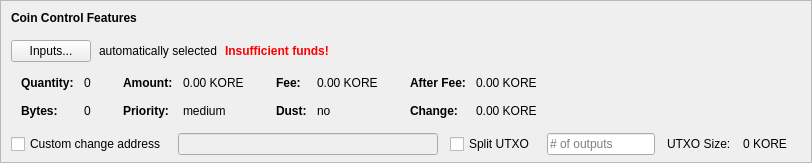
    <widget class="QFrame" name="frameCoinControl">
     <property name="sizePolicy">
      <sizepolicy hsizetype="Expanding" vsizetype="Expanding">
       <horstretch>0</horstretch>
       <verstretch>0</verstretch>
      </sizepolicy>
     </property>
     <property name="maximumSize">
      <size>
       <width>16777215</width>
       <height>16777215</height>
      </size>
     </property>
     <property name="frameShape">
      <enum>QFrame::StyledPanel</enum>
     </property>
     <property name="frameShadow">
      <enum>QFrame::Sunken</enum>
     </property>
     <layout class="QVBoxLayout" name="verticalLayoutCoinControl2">
      <property name="spacing">
       <number>0</number>
      </property>
      <property name="leftMargin">
       <number>0</number>
      </property>
      <property name="topMargin">
       <number>0</number>
      </property>
      <property name="rightMargin">
       <number>0</number>
      </property>
      <property name="bottomMargin">
       <number>6</number>
      </property>
      <item>
       <layout class="QVBoxLayout" name="verticalLayoutCoinControl" stretch="0,0,0,0,1">
        <property name="spacing">
         <number>0</number>
        </property>
        <property name="leftMargin">
         <number>10</number>
        </property>
        <property name="topMargin">
         <number>10</number>
        </property>
        <item>
         <layout class="QHBoxLayout" name="horizontalLayoutCoinControl1">
          <property name="bottomMargin">
           <number>15</number>
          </property>
          <item>
           <widget class="QLabel" name="labelCoinControlFeatures">
            <property name="sizePolicy">
             <sizepolicy hsizetype="Preferred" vsizetype="Maximum">
              <horstretch>0</horstretch>
              <verstretch>0</verstretch>
             </sizepolicy>
            </property>
            <property name="font">
             <font>
              <weight>75</weight>
              <bold>true</bold>
             </font>
            </property>
            <property name="styleSheet">
             <string notr="true">font-weight:bold;</string>
            </property>
            <property name="text">
             <string>Coin Control Features</string>
            </property>
           </widget>
          </item>
         </layout>
        </item>
        <item>
         <layout class="QHBoxLayout" name="horizontalLayoutCoinControl2" stretch="0,0,0,0">
          <property name="spacing">
           <number>8</number>
          </property>
          <property name="bottomMargin">
           <number>10</number>
          </property>
          <item>
           <widget class="QPushButton" name="pushButtonCoinControl">
            <property name="styleSheet">
             <string notr="true"/>
            </property>
            <property name="text">
             <string>Inputs...</string>
            </property>
            <property name="autoDefault">
             <bool>false</bool>
            </property>
           </widget>
          </item>
          <item>
           <widget class="QLabel" name="labelCoinControlAutomaticallySelected">
            <property name="text">
             <string>automatically selected</string>
            </property>
            <property name="margin">
             <number>5</number>
            </property>
           </widget>
          </item>
          <item>
           <widget class="QLabel" name="labelCoinControlInsuffFunds">
            <property name="font">
             <font>
              <weight>75</weight>
              <bold>true</bold>
             </font>
            </property>
            <property name="styleSheet">
             <string notr="true">color:red;font-weight:bold;</string>
            </property>
            <property name="text">
             <string>Insufficient funds!</string>
            </property>
            <property name="margin">
             <number>5</number>
            </property>
           </widget>
          </item>
          <item>
           <spacer name="horizontalSpacerCoinControl">
            <property name="orientation">
             <enum>Qt::Horizontal</enum>
            </property>
            <property name="sizeHint" stdset="0">
             <size>
              <width>40</width>
              <height>1</height>
             </size>
            </property>
           </spacer>
          </item>
         </layout>
        </item>
        <item>
         <widget class="QWidget" name="widgetCoinControl" native="true">
          <property name="sizePolicy">
           <sizepolicy hsizetype="Preferred" vsizetype="Preferred">
            <horstretch>0</horstretch>
            <verstretch>0</verstretch>
           </sizepolicy>
          </property>
          <property name="minimumSize">
           <size>
            <width>0</width>
            <height>0</height>
           </size>
          </property>
          <property name="styleSheet">
           <string notr="true"/>
          </property>
          <layout class="QHBoxLayout" name="horizontalLayoutCoinControl5">
           <property name="leftMargin">
            <number>0</number>
           </property>
           <property name="topMargin">
            <number>0</number>
           </property>
           <property name="rightMargin">
            <number>0</number>
           </property>
           <property name="bottomMargin">
            <number>0</number>
           </property>
           <item>
            <layout class="QHBoxLayout" name="horizontalLayoutCoinControl3" stretch="0,0,0,1">
             <property name="spacing">
              <number>20</number>
             </property>
             <property name="topMargin">
              <number>0</number>
             </property>
             <property name="bottomMargin">
              <number>10</number>
             </property>
             <item>
              <layout class="QFormLayout" name="formLayoutCoinControl1">
               <property name="horizontalSpacing">
                <number>10</number>
               </property>
               <property name="verticalSpacing">
                <number>14</number>
               </property>
               <property name="leftMargin">
                <number>10</number>
               </property>
               <property name="topMargin">
                <number>4</number>
               </property>
               <property name="rightMargin">
                <number>6</number>
               </property>
               <item row="0" column="0">
                <widget class="QLabel" name="labelCoinControlQuantityText">
                 <property name="font">
                  <font>
                   <weight>75</weight>
                   <bold>true</bold>
                  </font>
                 </property>
                 <property name="text">
                  <string>Quantity:</string>
                 </property>
                 <property name="margin">
                  <number>0</number>
                 </property>
                </widget>
               </item>
               <item row="0" column="1">
                <widget class="QLabel" name="labelCoinControlQuantity">
                 <property name="cursor">
                  <cursorShape>IBeamCursor</cursorShape>
                 </property>
                 <property name="contextMenuPolicy">
                  <enum>Qt::ActionsContextMenu</enum>
                 </property>
                 <property name="text">
                  <string notr="true">0</string>
                 </property>
                 <property name="margin">
                  <number>0</number>
                 </property>
                 <property name="textInteractionFlags">
                  <set>Qt::LinksAccessibleByMouse|Qt::TextSelectableByKeyboard|Qt::TextSelectableByMouse</set>
                 </property>
                </widget>
               </item>
               <item row="1" column="0">
                <widget class="QLabel" name="labelCoinControlBytesText">
                 <property name="font">
                  <font>
                   <weight>75</weight>
                   <bold>true</bold>
                  </font>
                 </property>
                 <property name="text">
                  <string>Bytes:</string>
                 </property>
                </widget>
               </item>
               <item row="1" column="1">
                <widget class="QLabel" name="labelCoinControlBytes">
                 <property name="cursor">
                  <cursorShape>IBeamCursor</cursorShape>
                 </property>
                 <property name="contextMenuPolicy">
                  <enum>Qt::ActionsContextMenu</enum>
                 </property>
                 <property name="text">
                  <string notr="true">0</string>
                 </property>
                 <property name="textInteractionFlags">
                  <set>Qt::LinksAccessibleByMouse|Qt::TextSelectableByKeyboard|Qt::TextSelectableByMouse</set>
                 </property>
                </widget>
               </item>
              </layout>
             </item>
             <item>
              <layout class="QFormLayout" name="formLayoutCoinControl2">
               <property name="horizontalSpacing">
                <number>10</number>
               </property>
               <property name="verticalSpacing">
                <number>14</number>
               </property>
               <property name="leftMargin">
                <number>6</number>
               </property>
               <property name="topMargin">
                <number>4</number>
               </property>
               <property name="rightMargin">
                <number>6</number>
               </property>
               <item row="0" column="0">
                <widget class="QLabel" name="labelCoinControlAmountText">
                 <property name="font">
                  <font>
                   <weight>75</weight>
                   <bold>true</bold>
                  </font>
                 </property>
                 <property name="text">
                  <string>Amount:</string>
                 </property>
                 <property name="margin">
                  <number>0</number>
                 </property>
                </widget>
               </item>
               <item row="0" column="1">
                <widget class="QLabel" name="labelCoinControlAmount">
                 <property name="cursor">
                  <cursorShape>IBeamCursor</cursorShape>
                 </property>
                 <property name="contextMenuPolicy">
                  <enum>Qt::ActionsContextMenu</enum>
                 </property>
                 <property name="text">
                  <string notr="true">0.00 KORE</string>
                 </property>
                 <property name="textInteractionFlags">
                  <set>Qt::LinksAccessibleByMouse|Qt::TextSelectableByKeyboard|Qt::TextSelectableByMouse</set>
                 </property>
                </widget>
               </item>
               <item row="1" column="0">
                <widget class="QLabel" name="labelCoinControlPriorityText">
                 <property name="font">
                  <font>
                   <weight>75</weight>
                   <bold>true</bold>
                  </font>
                 </property>
                 <property name="text">
                  <string>Priority:</string>
                 </property>
                </widget>
               </item>
               <item row="1" column="1">
                <widget class="QLabel" name="labelCoinControlPriority">
                 <property name="cursor">
                  <cursorShape>IBeamCursor</cursorShape>
                 </property>
                 <property name="contextMenuPolicy">
                  <enum>Qt::ActionsContextMenu</enum>
                 </property>
                 <property name="text">
                  <string>medium</string>
                 </property>
                 <property name="textInteractionFlags">
                  <set>Qt::LinksAccessibleByMouse|Qt::TextSelectableByKeyboard|Qt::TextSelectableByMouse</set>
                 </property>
                </widget>
               </item>
              </layout>
             </item>
             <item>
              <layout class="QFormLayout" name="formLayoutCoinControl3">
               <property name="horizontalSpacing">
                <number>10</number>
               </property>
               <property name="verticalSpacing">
                <number>14</number>
               </property>
               <property name="leftMargin">
                <number>6</number>
               </property>
               <property name="topMargin">
                <number>4</number>
               </property>
               <property name="rightMargin">
                <number>6</number>
               </property>
               <item row="0" column="0">
                <widget class="QLabel" name="labelCoinControlFeeText">
                 <property name="font">
                  <font>
                   <weight>75</weight>
                   <bold>true</bold>
                  </font>
                 </property>
                 <property name="text">
                  <string>Fee:</string>
                 </property>
                 <property name="margin">
                  <number>0</number>
                 </property>
                </widget>
               </item>
               <item row="0" column="1">
                <widget class="QLabel" name="labelCoinControlFee">
                 <property name="cursor">
                  <cursorShape>IBeamCursor</cursorShape>
                 </property>
                 <property name="contextMenuPolicy">
                  <enum>Qt::ActionsContextMenu</enum>
                 </property>
                 <property name="text">
                  <string notr="true">0.00 KORE</string>
                 </property>
                 <property name="textInteractionFlags">
                  <set>Qt::LinksAccessibleByMouse|Qt::TextSelectableByKeyboard|Qt::TextSelectableByMouse</set>
                 </property>
                </widget>
               </item>
               <item row="1" column="0">
                <widget class="QLabel" name="labelCoinControlLowOutputText">
                 <property name="font">
                  <font>
                   <weight>75</weight>
                   <bold>true</bold>
                  </font>
                 </property>
                 <property name="text">
                  <string>Dust:</string>
                 </property>
                </widget>
               </item>
               <item row="1" column="1">
                <widget class="QLabel" name="labelCoinControlLowOutput">
                 <property name="cursor">
                  <cursorShape>IBeamCursor</cursorShape>
                 </property>
                 <property name="contextMenuPolicy">
                  <enum>Qt::ActionsContextMenu</enum>
                 </property>
                 <property name="text">
                  <string>no</string>
                 </property>
                 <property name="textInteractionFlags">
                  <set>Qt::LinksAccessibleByMouse|Qt::TextSelectableByKeyboard|Qt::TextSelectableByMouse</set>
                 </property>
                </widget>
               </item>
              </layout>
             </item>
             <item>
              <layout class="QFormLayout" name="formLayoutCoinControl4">
               <property name="horizontalSpacing">
                <number>10</number>
               </property>
               <property name="verticalSpacing">
                <number>14</number>
               </property>
               <property name="leftMargin">
                <number>6</number>
               </property>
               <property name="topMargin">
                <number>4</number>
               </property>
               <property name="rightMargin">
                <number>6</number>
               </property>
               <item row="0" column="0">
                <widget class="QLabel" name="labelCoinControlAfterFeeText">
                 <property name="font">
                  <font>
                   <weight>75</weight>
                   <bold>true</bold>
                  </font>
                 </property>
                 <property name="text">
                  <string>After Fee:</string>
                 </property>
                 <property name="margin">
                  <number>0</number>
                 </property>
                </widget>
               </item>
               <item row="0" column="1">
                <widget class="QLabel" name="labelCoinControlAfterFee">
                 <property name="cursor">
                  <cursorShape>IBeamCursor</cursorShape>
                 </property>
                 <property name="contextMenuPolicy">
                  <enum>Qt::ActionsContextMenu</enum>
                 </property>
                 <property name="text">
                  <string notr="true">0.00 KORE</string>
                 </property>
                 <property name="textInteractionFlags">
                  <set>Qt::LinksAccessibleByMouse|Qt::TextSelectableByKeyboard|Qt::TextSelectableByMouse</set>
                 </property>
                </widget>
               </item>
               <item row="1" column="0">
                <widget class="QLabel" name="labelCoinControlChangeText">
                 <property name="font">
                  <font>
                   <weight>75</weight>
                   <bold>true</bold>
                  </font>
                 </property>
                 <property name="text">
                  <string>Change:</string>
                 </property>
                </widget>
               </item>
               <item row="1" column="1">
                <widget class="QLabel" name="labelCoinControlChange">
                 <property name="cursor">
                  <cursorShape>IBeamCursor</cursorShape>
                 </property>
                 <property name="contextMenuPolicy">
                  <enum>Qt::ActionsContextMenu</enum>
                 </property>
                 <property name="text">
                  <string notr="true">0.00 KORE</string>
                 </property>
                 <property name="textInteractionFlags">
                  <set>Qt::LinksAccessibleByMouse|Qt::TextSelectableByKeyboard|Qt::TextSelectableByMouse</set>
                 </property>
                </widget>
               </item>
              </layout>
             </item>
            </layout>
           </item>
          </layout>
         </widget>
        </item>
        <item>
         <layout class="QHBoxLayout" name="horizontalLayoutCoinControl4" stretch="0,0,0,0,0,0,0">
          <property name="spacing">
           <number>12</number>
          </property>
          <property name="sizeConstraint">
           <enum>QLayout::SetDefaultConstraint</enum>
          </property>
          <property name="topMargin">
           <number>5</number>
          </property>
          <property name="rightMargin">
           <number>5</number>
          </property>
          <item>
           <widget class="QCheckBox" name="checkBoxCoinControlChange">
            <property name="toolTip">
             <string>If this is activated, but the change address is empty or invalid, change will be sent to a newly generated address.</string>
            </property>
            <property name="text">
             <string>Custom change address</string>
            </property>
           </widget>
          </item>
          <item>
           <widget class="QValidatedLineEdit" name="lineEditCoinControlChange">
            <property name="enabled">
             <bool>false</bool>
            </property>
            <property name="sizePolicy">
             <sizepolicy hsizetype="Expanding" vsizetype="Fixed">
              <horstretch>0</horstretch>
              <verstretch>0</verstretch>
             </sizepolicy>
            </property>
           </widget>
          </item>
          <item>
           <widget class="QCheckBox" name="splitBlockCheckBox">
            <property name="text">
             <string>Split UTXO</string>
            </property>
           </widget>
          </item>
          <item>
           <widget class="QLineEdit" name="splitBlockLineEdit">
            <property name="sizePolicy">
             <sizepolicy hsizetype="Fixed" vsizetype="Fixed">
              <horstretch>50</horstretch>
              <verstretch>0</verstretch>
             </sizepolicy>
            </property>
            <property name="placeholderText">
             <string># of outputs</string>
            </property>
           </widget>
          </item>
          <item>
           <widget class="QLabel" name="labelBlockSizeText">
            <property name="text">
             <string>UTXO Size:</string>
            </property>
           </widget>
          </item>
          <item>
           <widget class="QLabel" name="labelBlockSize">
            <property name="text">
             <string>0 KORE</string>
            </property>
           </widget>
          </item>
          <item>
           <widget class="QLabel" name="labelCoinControlChangeLabel">
            <property name="sizePolicy">
             <sizepolicy hsizetype="Preferred" vsizetype="Expanding">
              <horstretch>0</horstretch>
              <verstretch>0</verstretch>
             </sizepolicy>
            </property>
            <property name="minimumSize">
             <size>
              <width>0</width>
              <height>0</height>
             </size>
            </property>
            <property name="text">
             <string/>
            </property>
            <property name="margin">
             <number>3</number>
            </property>
           </widget>
          </item>
         </layout>
        </item>
        <item>
         <spacer name="verticalSpacerCoinControl">
          <property name="orientation">
           <enum>Qt::Vertical</enum>
          </property>
          <property name="sizeHint" stdset="0">
           <size>
            <width>800</width>
            <height>1</height>
           </size>
          </property>
         </spacer>
        </item>
       </layout>
      </item>
     </layout>
    </widget>
